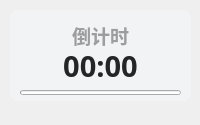
<?xml version="1.0" encoding="UTF-8"?>
<ui version="4.0">
 <class>Form</class>
 <widget class="QWidget" name="Form">
  <property name="geometry">
   <rect>
    <x>0</x>
    <y>0</y>
    <width>200</width>
    <height>125</height>
   </rect>
  </property>
  <property name="minimumSize">
   <size>
    <width>0</width>
    <height>0</height>
   </size>
  </property>
  <property name="maximumSize">
   <size>
    <width>16777215</width>
    <height>65536</height>
   </size>
  </property>
  <property name="windowTitle">
   <string>Form</string>
  </property>
  <widget class="ProgressBar" name="progressBar">
   <property name="geometry">
    <rect>
     <x>20</x>
     <y>90</y>
     <width>161</width>
     <height>5</height>
    </rect>
   </property>
   <property name="minimumSize">
    <size>
     <width>0</width>
     <height>5</height>
    </size>
   </property>
   <property name="maximumSize">
    <size>
     <width>16777215</width>
     <height>6</height>
    </size>
   </property>
   <property name="styleSheet">
    <string notr="true"/>
   </property>
   <property name="orientation">
    <enum>Qt::Horizontal</enum>
   </property>
   <property name="useAni">
    <bool>true</bool>
   </property>
   <property name="val">
    <double>0.000000000000000</double>
   </property>
  </widget>
  <widget class="QLabel" name="activity_countdown_title">
   <property name="geometry">
    <rect>
     <x>20</x>
     <y>20</y>
     <width>161</width>
     <height>31</height>
    </rect>
   </property>
   <property name="font">
    <font>
     <family>Microsoft YaHei</family>
     <pointsize>14</pointsize>
     <weight>75</weight>
     <bold>true</bold>
    </font>
   </property>
   <property name="styleSheet">
    <string notr="true">color: rgba(0, 0, 0, 90);
font-weight: bold;</string>
   </property>
   <property name="text">
    <string>倒计时</string>
   </property>
   <property name="textFormat">
    <enum>Qt::PlainText</enum>
   </property>
   <property name="alignment">
    <set>Qt::AlignCenter</set>
   </property>
  </widget>
  <widget class="QLabel" name="activity_countdown">
   <property name="geometry">
    <rect>
     <x>20</x>
     <y>40</y>
     <width>161</width>
     <height>51</height>
    </rect>
   </property>
   <property name="font">
    <font>
     <family>Microsoft YaHei</family>
     <pointsize>22</pointsize>
     <weight>75</weight>
     <bold>true</bold>
    </font>
   </property>
   <property name="styleSheet">
    <string notr="true">border: none;
color: rgba(37, 37, 37, 255);
font-weight: bold</string>
   </property>
   <property name="text">
    <string>00:00</string>
   </property>
   <property name="textFormat">
    <enum>Qt::PlainText</enum>
   </property>
   <property name="alignment">
    <set>Qt::AlignCenter</set>
   </property>
  </widget>
  <widget class="QLabel" name="label">
   <property name="geometry">
    <rect>
     <x>10</x>
     <y>10</y>
     <width>181</width>
     <height>91</height>
    </rect>
   </property>
   <property name="styleSheet">
    <string notr="true">background-color: rgba(242, 243, 245, 242);
border-radius: 8px</string>
   </property>
   <property name="text">
    <string/>
   </property>
  </widget>
  <zorder>label</zorder>
  <zorder>progressBar</zorder>
  <zorder>activity_countdown_title</zorder>
  <zorder>activity_countdown</zorder>
 </widget>
 <customwidgets>
  <customwidget>
   <class>ProgressBar</class>
   <extends>QProgressBar</extends>
   <header>qfluentwidgets</header>
  </customwidget>
 </customwidgets>
 <resources/>
 <connections/>
</ui>
